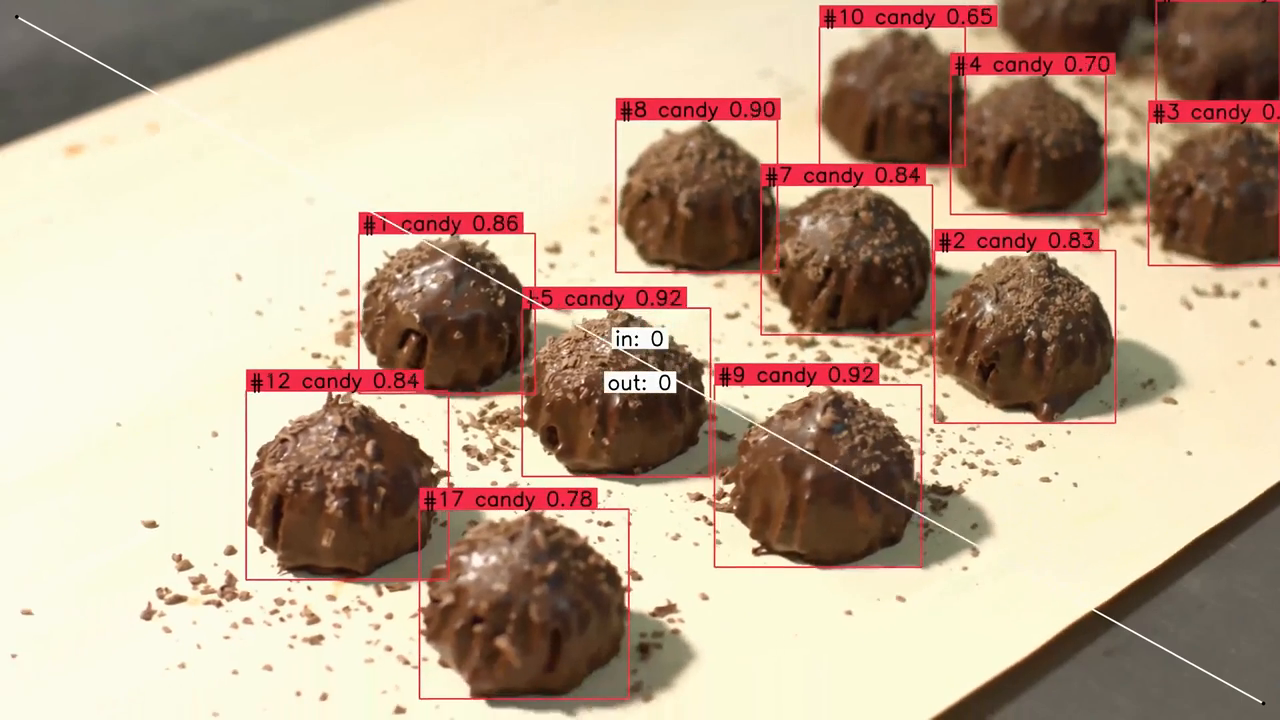
#> input picture frame 24 of frontend/public/video/v1.mp4, 1280 x 720 px, given in place of mystream, which was not available
$ python video_capture.py
#> lines starting #> are read from the running program, lines starting #| are printed output that depends on the picture; after the words box and inside, x2 and y2 are one past the last pixel; in counts of white or black regions, pixels touching at a corner belong together
import cv2
import time
from datetime import datetime

# ==== Configuration ====
rtsp_url = "rtsp://localhost:8554/mystream"  # Update as needed
# rtsp_url = "rtsp://admin:HomeCamera2025@192.168.0.200:554/Streaming/Channels/101/?transportmode=unicast&streamtype=main"

frame_sample_rate = 1  # Save every Nth frame
record_key = ord('r')
quit_key = ord('q')

# ==== Custom save resolution (set to None to use original) ====
save_width = None  # None
save_height = None  # None

# ==== Setup ====
cap = cv2.VideoCapture(rtsp_url)
if not cap.isOpened():
    print("Failed to connect to RTSP stream.x")
    exit()

fps = cap.get(cv2.CAP_PROP_FPS) or 25
input_width = int(cap.get(cv2.CAP_PROP_FRAME_WIDTH))
input_height = int(cap.get(cv2.CAP_PROP_FRAME_HEIGHT))

fourcc = cv2.VideoWriter_fourcc(*'mp4v')
out = None
recording = False
frame_count = 0

print("Press 'r' to start/stop recording, 'q' to quit.")

while True:
    ret, frame = cap.read()
#> frame is the input picture: shape (720, 1280, 3); mean B, G, R 143.7, 166.5, 189
    if not ret:
        print("Frame not received. Retrying...")
        time.sleep(0.5)
        continue

    frame_count += 1

    # ==== Save frame to file ====
    if recording and frame_count % frame_sample_rate == 0:
        if out is None:
            timestamp = datetime.now().strftime("%Y%m%d_%H%M%S")
            filename = f"recorded_{timestamp}.mp4"
            if save_width and save_height:
                out = cv2.VideoWriter(
                    filename, fourcc, fps // frame_sample_rate, (save_width, save_height))
            else:
                out = cv2.VideoWriter(
                    filename, fourcc, fps // frame_sample_rate, (input_width, input_height))
            print(f"Started recording: {filename}")

        # Resize if save resolution is set
        if save_width and save_height:
            frame_to_save = cv2.resize(frame, (save_width, save_height))
        else:
            frame_to_save = frame

        out.write(frame_to_save)

    # ==== Prepare frame for display ====
    frame_display = frame.copy()

    # ==== Draw indicator on preview ====
    indicator_radius = 10
    margin = 20
    center = (input_width - margin, margin)

    if recording:
        cv2.circle(frame_display, center, indicator_radius,
                   (0, 255, 0), -1)  # Green circle
    else:
        cv2.rectangle(frame_display,
                      (input_width - margin - indicator_radius,
                       margin - indicator_radius),
                      (input_width - margin + indicator_radius,
                       margin + indicator_radius),
                      (0, 0, 255), -1)  # Red square
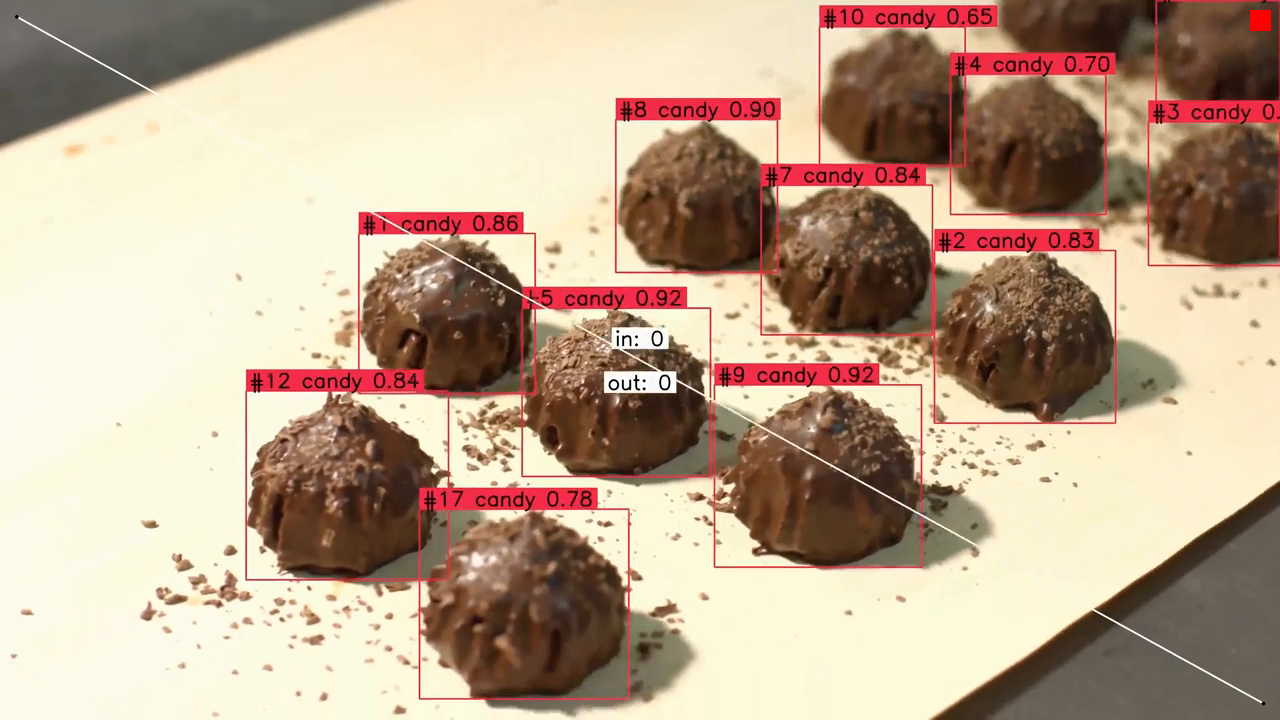
#> frame_display: shape (720, 1280, 3); 0.05% of pixels changed, all inside (x1, y1, x2, y2) = (1250, 10, 1271, 31)

    # ==== Show preview ====
    cv2.imshow("RTSP Stream", frame_display)

    key = cv2.waitKey(1) & 0xFF
#> (key q is pressed here)

    if key == record_key:
        recording = not recording
        if not recording:
            print("Stopped recording.")
            if out:
                out.release()
                out = None

    elif key == quit_key:
        print("Exiting.")
        break

# ==== Cleanup ====
cap.release()
if out:
    out.release()
cv2.destroyAllWindows()

$ run again, starting later in the video
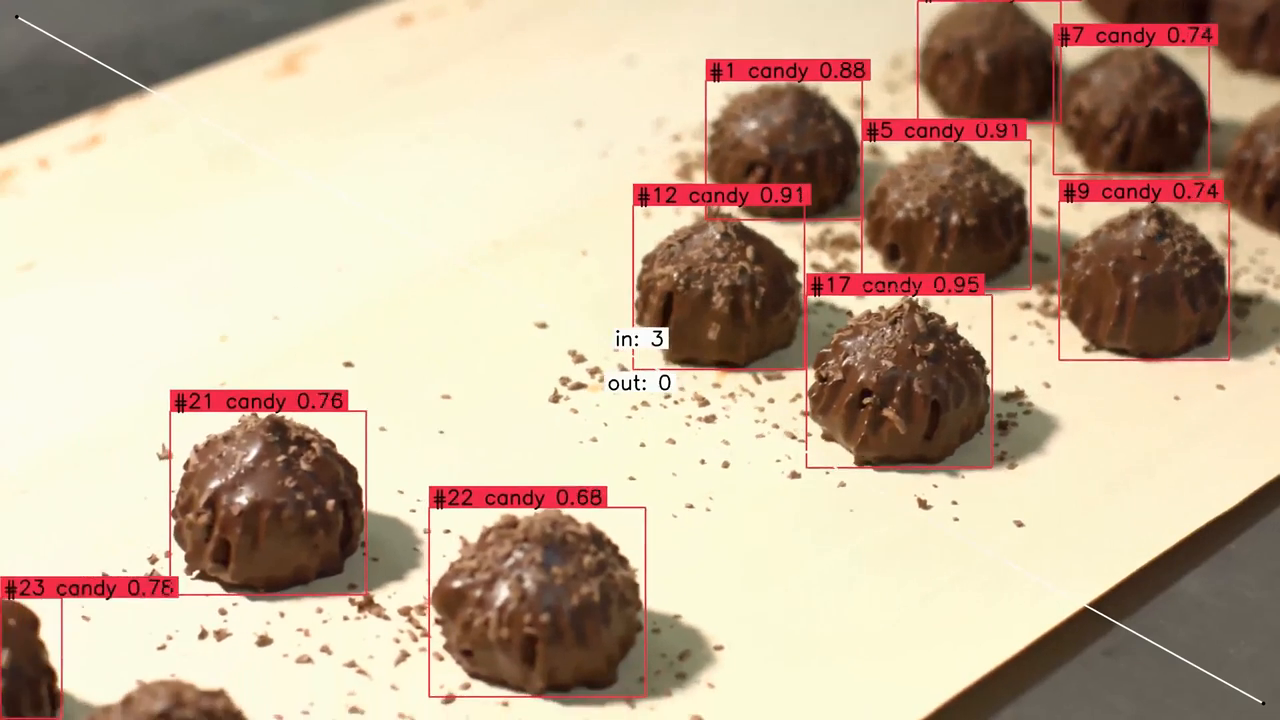
#> input picture frame 108 of frontend/public/video/v1.mp4, 1280 x 720 px, given in place of mystream, which was not available
#> frame is the input picture: shape (720, 1280, 3); mean B, G, R 151.9, 175.7, 196.4
#> `cv2.rectangle(frame_display, (input_width - margin - indicator_radius,..`:
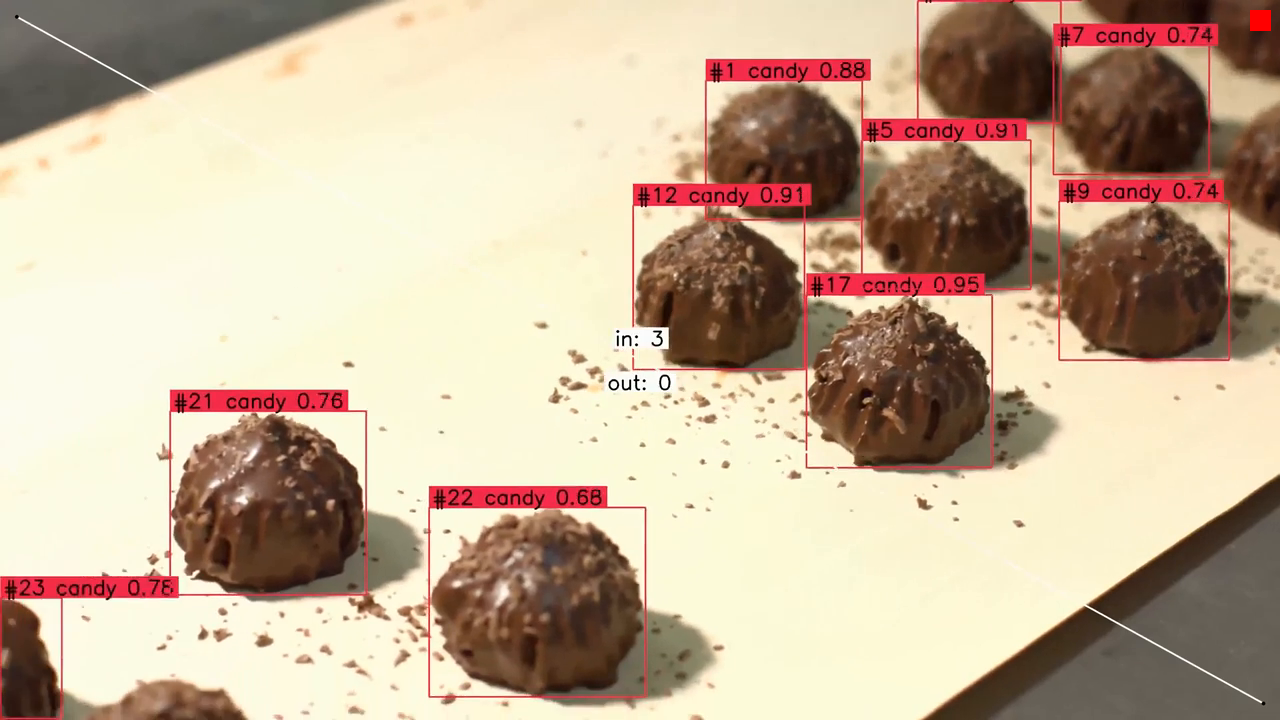
#> frame_display: shape (720, 1280, 3); 0.05% of pixels changed, all inside (x1, y1, x2, y2) = (1250, 10, 1271, 31)

$ run again, starting later in the video
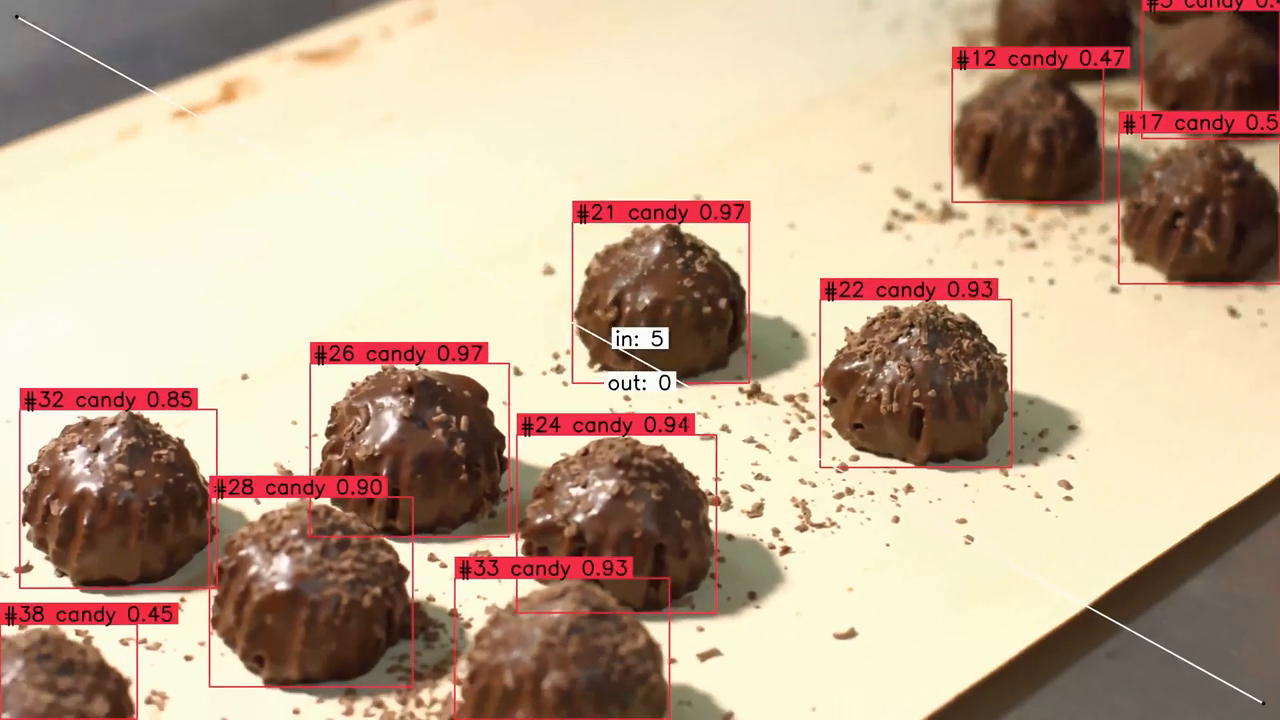
#> input picture frame 192 of frontend/public/video/v1.mp4, 1280 x 720 px, given in place of mystream, which was not available
#> frame is the input picture: shape (720, 1280, 3); mean B, G, R 144.5, 168, 192
#> `cv2.rectangle(frame_display, (input_width - margin - indicator_radius,..`:
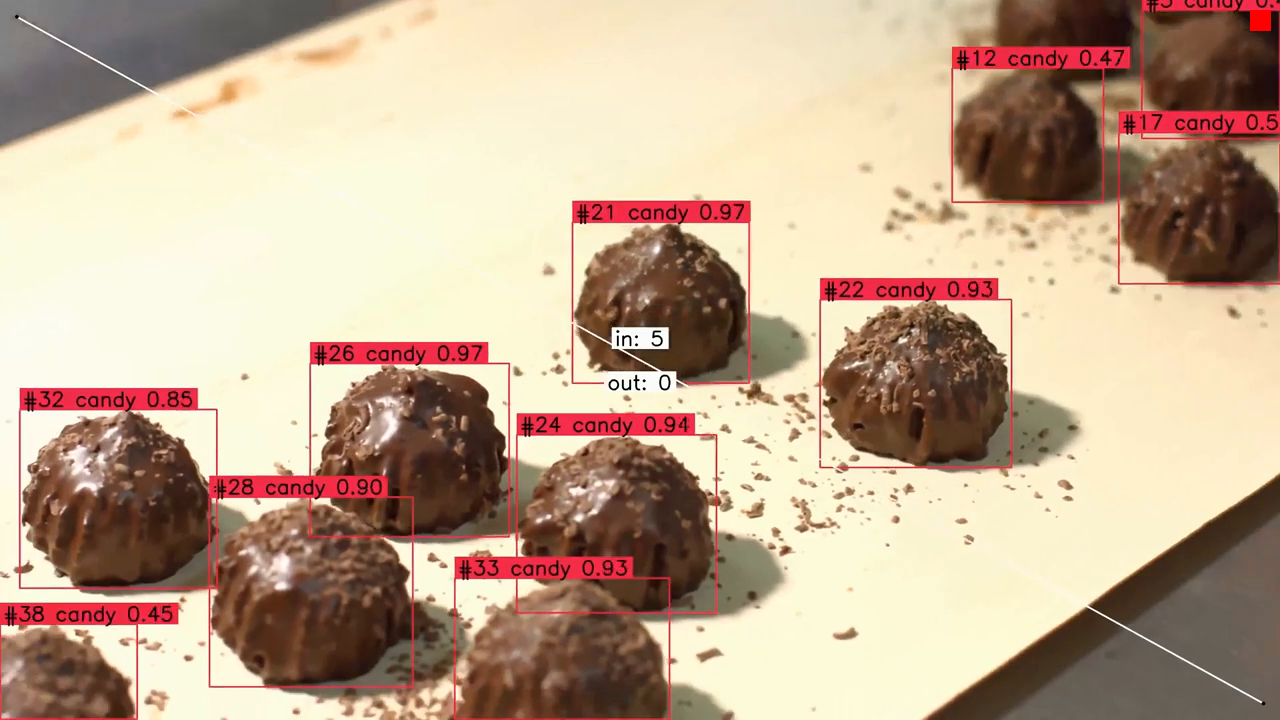
#> frame_display: shape (720, 1280, 3); 0.05% of pixels changed, all inside (x1, y1, x2, y2) = (1250, 10, 1271, 31)
